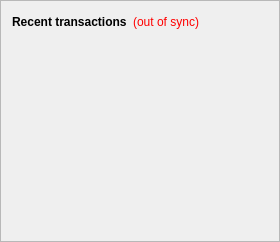
      <widget class="QFrame" name="frame_2">
       <property name="frameShape">
        <enum>QFrame::StyledPanel</enum>
       </property>
       <property name="frameShadow">
        <enum>QFrame::Raised</enum>
       </property>
       <layout class="QVBoxLayout" name="verticalLayout">
        <item>
         <layout class="QHBoxLayout" name="horizontalLayout_2">
          <item>
           <widget class="QLabel" name="label_4">
            <property name="palette">
             <palette>
              <active>
               <colorrole role="WindowText">
                <brush brushstyle="SolidPattern">
                 <color alpha="255">
                  <red>0</red>
                  <green>0</green>
                  <blue>0</blue>
                 </color>
                </brush>
               </colorrole>
               <colorrole role="Button">
                <brush brushstyle="SolidPattern">
                 <color alpha="255">
                  <red>65</red>
                  <green>130</green>
                  <blue>148</blue>
                 </color>
                </brush>
               </colorrole>
               <colorrole role="Light">
                <brush brushstyle="SolidPattern">
                 <color alpha="255">
                  <red>97</red>
                  <green>195</green>
                  <blue>222</blue>
                 </color>
                </brush>
               </colorrole>
               <colorrole role="Midlight">
                <brush brushstyle="SolidPattern">
                 <color alpha="255">
                  <red>81</red>
                  <green>162</green>
                  <blue>185</blue>
                 </color>
                </brush>
               </colorrole>
               <colorrole role="Dark">
                <brush brushstyle="SolidPattern">
                 <color alpha="255">
                  <red>32</red>
                  <green>65</green>
                  <blue>74</blue>
                 </color>
                </brush>
               </colorrole>
               <colorrole role="Mid">
                <brush brushstyle="SolidPattern">
                 <color alpha="255">
                  <red>43</red>
                  <green>87</green>
                  <blue>99</blue>
                 </color>
                </brush>
               </colorrole>
               <colorrole role="Text">
                <brush brushstyle="SolidPattern">
                 <color alpha="255">
                  <red>0</red>
                  <green>0</green>
                  <blue>0</blue>
                 </color>
                </brush>
               </colorrole>
               <colorrole role="BrightText">
                <brush brushstyle="SolidPattern">
                 <color alpha="255">
                  <red>255</red>
                  <green>255</green>
                  <blue>255</blue>
                 </color>
                </brush>
               </colorrole>
               <colorrole role="ButtonText">
                <brush brushstyle="SolidPattern">
                 <color alpha="255">
                  <red>0</red>
                  <green>0</green>
                  <blue>0</blue>
                 </color>
                </brush>
               </colorrole>
               <colorrole role="Base">
                <brush brushstyle="SolidPattern">
                 <color alpha="255">
                  <red>255</red>
                  <green>255</green>
                  <blue>255</blue>
                 </color>
                </brush>
               </colorrole>
               <colorrole role="Window">
                <brush brushstyle="SolidPattern">
                 <color alpha="255">
                  <red>65</red>
                  <green>130</green>
                  <blue>148</blue>
                 </color>
                </brush>
               </colorrole>
               <colorrole role="Shadow">
                <brush brushstyle="SolidPattern">
                 <color alpha="255">
                  <red>0</red>
                  <green>0</green>
                  <blue>0</blue>
                 </color>
                </brush>
               </colorrole>
               <colorrole role="AlternateBase">
                <brush brushstyle="SolidPattern">
                 <color alpha="255">
                  <red>160</red>
                  <green>192</green>
                  <blue>201</blue>
                 </color>
                </brush>
               </colorrole>
               <colorrole role="ToolTipBase">
                <brush brushstyle="SolidPattern">
                 <color alpha="255">
                  <red>255</red>
                  <green>255</green>
                  <blue>220</blue>
                 </color>
                </brush>
               </colorrole>
               <colorrole role="ToolTipText">
                <brush brushstyle="SolidPattern">
                 <color alpha="255">
                  <red>0</red>
                  <green>0</green>
                  <blue>0</blue>
                 </color>
                </brush>
               </colorrole>
               <colorrole role="PlaceholderText">
                <brush brushstyle="NoBrush">
                 <color alpha="128">
                  <red>0</red>
                  <green>0</green>
                  <blue>0</blue>
                 </color>
                </brush>
               </colorrole>
              </active>
              <inactive>
               <colorrole role="WindowText">
                <brush brushstyle="SolidPattern">
                 <color alpha="255">
                  <red>0</red>
                  <green>0</green>
                  <blue>0</blue>
                 </color>
                </brush>
               </colorrole>
               <colorrole role="Button">
                <brush brushstyle="SolidPattern">
                 <color alpha="255">
                  <red>65</red>
                  <green>130</green>
                  <blue>148</blue>
                 </color>
                </brush>
               </colorrole>
               <colorrole role="Light">
                <brush brushstyle="SolidPattern">
                 <color alpha="255">
                  <red>97</red>
                  <green>195</green>
                  <blue>222</blue>
                 </color>
                </brush>
               </colorrole>
               <colorrole role="Midlight">
                <brush brushstyle="SolidPattern">
                 <color alpha="255">
                  <red>81</red>
                  <green>162</green>
                  <blue>185</blue>
                 </color>
                </brush>
               </colorrole>
               <colorrole role="Dark">
                <brush brushstyle="SolidPattern">
                 <color alpha="255">
                  <red>32</red>
                  <green>65</green>
                  <blue>74</blue>
                 </color>
                </brush>
               </colorrole>
               <colorrole role="Mid">
                <brush brushstyle="SolidPattern">
                 <color alpha="255">
                  <red>43</red>
                  <green>87</green>
                  <blue>99</blue>
                 </color>
                </brush>
               </colorrole>
               <colorrole role="Text">
                <brush brushstyle="SolidPattern">
                 <color alpha="255">
                  <red>0</red>
                  <green>0</green>
                  <blue>0</blue>
                 </color>
                </brush>
               </colorrole>
               <colorrole role="BrightText">
                <brush brushstyle="SolidPattern">
                 <color alpha="255">
                  <red>255</red>
                  <green>255</green>
                  <blue>255</blue>
                 </color>
                </brush>
               </colorrole>
               <colorrole role="ButtonText">
                <brush brushstyle="SolidPattern">
                 <color alpha="255">
                  <red>0</red>
                  <green>0</green>
                  <blue>0</blue>
                 </color>
                </brush>
               </colorrole>
               <colorrole role="Base">
                <brush brushstyle="SolidPattern">
                 <color alpha="255">
                  <red>255</red>
                  <green>255</green>
                  <blue>255</blue>
                 </color>
                </brush>
               </colorrole>
               <colorrole role="Window">
                <brush brushstyle="SolidPattern">
                 <color alpha="255">
                  <red>65</red>
                  <green>130</green>
                  <blue>148</blue>
                 </color>
                </brush>
               </colorrole>
               <colorrole role="Shadow">
                <brush brushstyle="SolidPattern">
                 <color alpha="255">
                  <red>0</red>
                  <green>0</green>
                  <blue>0</blue>
                 </color>
                </brush>
               </colorrole>
               <colorrole role="AlternateBase">
                <brush brushstyle="SolidPattern">
                 <color alpha="255">
                  <red>160</red>
                  <green>192</green>
                  <blue>201</blue>
                 </color>
                </brush>
               </colorrole>
               <colorrole role="ToolTipBase">
                <brush brushstyle="SolidPattern">
                 <color alpha="255">
                  <red>255</red>
                  <green>255</green>
                  <blue>220</blue>
                 </color>
                </brush>
               </colorrole>
               <colorrole role="ToolTipText">
                <brush brushstyle="SolidPattern">
                 <color alpha="255">
                  <red>0</red>
                  <green>0</green>
                  <blue>0</blue>
                 </color>
                </brush>
               </colorrole>
               <colorrole role="PlaceholderText">
                <brush brushstyle="NoBrush">
                 <color alpha="128">
                  <red>0</red>
                  <green>0</green>
                  <blue>0</blue>
                 </color>
                </brush>
               </colorrole>
              </inactive>
              <disabled>
               <colorrole role="WindowText">
                <brush brushstyle="SolidPattern">
                 <color alpha="255">
                  <red>0</red>
                  <green>0</green>
                  <blue>0</blue>
                 </color>
                </brush>
               </colorrole>
               <colorrole role="Button">
                <brush brushstyle="SolidPattern">
                 <color alpha="255">
                  <red>65</red>
                  <green>130</green>
                  <blue>148</blue>
                 </color>
                </brush>
               </colorrole>
               <colorrole role="Light">
                <brush brushstyle="SolidPattern">
                 <color alpha="255">
                  <red>97</red>
                  <green>195</green>
                  <blue>222</blue>
                 </color>
                </brush>
               </colorrole>
               <colorrole role="Midlight">
                <brush brushstyle="SolidPattern">
                 <color alpha="255">
                  <red>81</red>
                  <green>162</green>
                  <blue>185</blue>
                 </color>
                </brush>
               </colorrole>
               <colorrole role="Dark">
                <brush brushstyle="SolidPattern">
                 <color alpha="255">
                  <red>32</red>
                  <green>65</green>
                  <blue>74</blue>
                 </color>
                </brush>
               </colorrole>
               <colorrole role="Mid">
                <brush brushstyle="SolidPattern">
                 <color alpha="255">
                  <red>43</red>
                  <green>87</green>
                  <blue>99</blue>
                 </color>
                </brush>
               </colorrole>
               <colorrole role="Text">
                <brush brushstyle="SolidPattern">
                 <color alpha="255">
                  <red>0</red>
                  <green>0</green>
                  <blue>0</blue>
                 </color>
                </brush>
               </colorrole>
               <colorrole role="BrightText">
                <brush brushstyle="SolidPattern">
                 <color alpha="255">
                  <red>255</red>
                  <green>255</green>
                  <blue>255</blue>
                 </color>
                </brush>
               </colorrole>
               <colorrole role="ButtonText">
                <brush brushstyle="SolidPattern">
                 <color alpha="255">
                  <red>0</red>
                  <green>0</green>
                  <blue>0</blue>
                 </color>
                </brush>
               </colorrole>
               <colorrole role="Base">
                <brush brushstyle="SolidPattern">
                 <color alpha="255">
                  <red>65</red>
                  <green>130</green>
                  <blue>148</blue>
                 </color>
                </brush>
               </colorrole>
               <colorrole role="Window">
                <brush brushstyle="SolidPattern">
                 <color alpha="255">
                  <red>65</red>
                  <green>130</green>
                  <blue>148</blue>
                 </color>
                </brush>
               </colorrole>
               <colorrole role="Shadow">
                <brush brushstyle="SolidPattern">
                 <color alpha="255">
                  <red>0</red>
                  <green>0</green>
                  <blue>0</blue>
                 </color>
                </brush>
               </colorrole>
               <colorrole role="AlternateBase">
                <brush brushstyle="SolidPattern">
                 <color alpha="255">
                  <red>65</red>
                  <green>130</green>
                  <blue>148</blue>
                 </color>
                </brush>
               </colorrole>
               <colorrole role="ToolTipBase">
                <brush brushstyle="SolidPattern">
                 <color alpha="255">
                  <red>255</red>
                  <green>255</green>
                  <blue>220</blue>
                 </color>
                </brush>
               </colorrole>
               <colorrole role="ToolTipText">
                <brush brushstyle="SolidPattern">
                 <color alpha="255">
                  <red>0</red>
                  <green>0</green>
                  <blue>0</blue>
                 </color>
                </brush>
               </colorrole>
               <colorrole role="PlaceholderText">
                <brush brushstyle="NoBrush">
                 <color alpha="128">
                  <red>0</red>
                  <green>0</green>
                  <blue>0</blue>
                 </color>
                </brush>
               </colorrole>
              </disabled>
             </palette>
            </property>
            <property name="styleSheet">
             <string notr="true">color: rgb(0, 0, 0);</string>
            </property>
            <property name="text">
             <string>&lt;b&gt;Recent transactions&lt;/b&gt;</string>
            </property>
           </widget>
          </item>
          <item>
           <widget class="QLabel" name="labelTransactionsStatus">
            <property name="toolTip">
             <string>&lt;html&gt;&lt;head/&gt;&lt;body&gt;&lt;p&gt;The displayed information may be out of date. Your wallet automatically synchronizes with the DSP network after a connection is established, but this process has not completed yet.&lt;/p&gt;&lt;/body&gt;&lt;/html&gt;</string>
            </property>
            <property name="styleSheet">
             <string notr="true">QLabel { color: red; }</string>
            </property>
            <property name="text">
             <string notr="true">(out of sync)</string>
            </property>
            <property name="alignment">
             <set>Qt::AlignRight|Qt::AlignTrailing|Qt::AlignVCenter</set>
            </property>
           </widget>
          </item>
          <item>
           <spacer name="horizontalSpacer">
            <property name="orientation">
             <enum>Qt::Horizontal</enum>
            </property>
            <property name="sizeHint" stdset="0">
             <size>
              <width>40</width>
              <height>20</height>
             </size>
            </property>
           </spacer>
          </item>
         </layout>
        </item>
        <item>
         <widget class="QListView" name="listTransactions">
          <property name="palette">
           <palette>
            <active>
             <colorrole role="WindowText">
              <brush brushstyle="SolidPattern">
               <color alpha="255">
                <red>0</red>
                <green>0</green>
                <blue>0</blue>
               </color>
              </brush>
             </colorrole>
             <colorrole role="Button">
              <brush brushstyle="SolidPattern">
               <color alpha="0">
                <red>0</red>
                <green>0</green>
                <blue>0</blue>
               </color>
              </brush>
             </colorrole>
             <colorrole role="Light">
              <brush brushstyle="SolidPattern">
               <color alpha="0">
                <red>0</red>
                <green>0</green>
                <blue>0</blue>
               </color>
              </brush>
             </colorrole>
             <colorrole role="Midlight">
              <brush brushstyle="SolidPattern">
               <color alpha="0">
                <red>0</red>
                <green>0</green>
                <blue>0</blue>
               </color>
              </brush>
             </colorrole>
             <colorrole role="Dark">
              <brush brushstyle="SolidPattern">
               <color alpha="0">
                <red>0</red>
                <green>0</green>
                <blue>0</blue>
               </color>
              </brush>
             </colorrole>
             <colorrole role="Mid">
              <brush brushstyle="SolidPattern">
               <color alpha="0">
                <red>0</red>
                <green>0</green>
                <blue>0</blue>
               </color>
              </brush>
             </colorrole>
             <colorrole role="Text">
              <brush brushstyle="SolidPattern">
               <color alpha="255">
                <red>0</red>
                <green>0</green>
                <blue>0</blue>
               </color>
              </brush>
             </colorrole>
             <colorrole role="BrightText">
              <brush brushstyle="SolidPattern">
               <color alpha="255">
                <red>255</red>
                <green>255</green>
                <blue>255</blue>
               </color>
              </brush>
             </colorrole>
             <colorrole role="ButtonText">
              <brush brushstyle="SolidPattern">
               <color alpha="255">
                <red>255</red>
                <green>255</green>
                <blue>255</blue>
               </color>
              </brush>
             </colorrole>
             <colorrole role="Base">
              <brush brushstyle="NoBrush">
               <color alpha="255">
                <red>0</red>
                <green>0</green>
                <blue>0</blue>
               </color>
              </brush>
             </colorrole>
             <colorrole role="Window">
              <brush brushstyle="SolidPattern">
               <color alpha="0">
                <red>0</red>
                <green>0</green>
                <blue>0</blue>
               </color>
              </brush>
             </colorrole>
             <colorrole role="Shadow">
              <brush brushstyle="SolidPattern">
               <color alpha="255">
                <red>27</red>
                <green>146</green>
                <blue>179</blue>
               </color>
              </brush>
             </colorrole>
             <colorrole role="Highlight">
              <brush brushstyle="SolidPattern">
               <color alpha="255">
                <red>27</red>
                <green>146</green>
                <blue>179</blue>
               </color>
              </brush>
             </colorrole>
             <colorrole role="AlternateBase">
              <brush brushstyle="SolidPattern">
               <color alpha="127">
                <red>255</red>
                <green>255</green>
                <blue>255</blue>
               </color>
              </brush>
             </colorrole>
             <colorrole role="ToolTipBase">
              <brush brushstyle="SolidPattern">
               <color alpha="255">
                <red>255</red>
                <green>255</green>
                <blue>255</blue>
               </color>
              </brush>
             </colorrole>
             <colorrole role="ToolTipText">
              <brush brushstyle="SolidPattern">
               <color alpha="255">
                <red>255</red>
                <green>255</green>
                <blue>255</blue>
               </color>
              </brush>
             </colorrole>
             <colorrole role="PlaceholderText">
              <brush brushstyle="SolidPattern">
               <color alpha="128">
                <red>0</red>
                <green>0</green>
                <blue>0</blue>
               </color>
              </brush>
             </colorrole>
            </active>
            <inactive>
             <colorrole role="WindowText">
              <brush brushstyle="SolidPattern">
               <color alpha="255">
                <red>0</red>
                <green>0</green>
                <blue>0</blue>
               </color>
              </brush>
             </colorrole>
             <colorrole role="Button">
              <brush brushstyle="SolidPattern">
               <color alpha="0">
                <red>0</red>
                <green>0</green>
                <blue>0</blue>
               </color>
              </brush>
             </colorrole>
             <colorrole role="Light">
              <brush brushstyle="SolidPattern">
               <color alpha="0">
                <red>0</red>
                <green>0</green>
                <blue>0</blue>
               </color>
              </brush>
             </colorrole>
             <colorrole role="Midlight">
              <brush brushstyle="SolidPattern">
               <color alpha="0">
                <red>0</red>
                <green>0</green>
                <blue>0</blue>
               </color>
              </brush>
             </colorrole>
             <colorrole role="Dark">
              <brush brushstyle="SolidPattern">
               <color alpha="0">
                <red>0</red>
                <green>0</green>
                <blue>0</blue>
               </color>
              </brush>
             </colorrole>
             <colorrole role="Mid">
              <brush brushstyle="SolidPattern">
               <color alpha="0">
                <red>0</red>
                <green>0</green>
                <blue>0</blue>
               </color>
              </brush>
             </colorrole>
             <colorrole role="Text">
              <brush brushstyle="SolidPattern">
               <color alpha="255">
                <red>255</red>
                <green>255</green>
                <blue>255</blue>
               </color>
              </brush>
             </colorrole>
             <colorrole role="BrightText">
              <brush brushstyle="SolidPattern">
               <color alpha="255">
                <red>255</red>
                <green>255</green>
                <blue>255</blue>
               </color>
              </brush>
             </colorrole>
             <colorrole role="ButtonText">
              <brush brushstyle="SolidPattern">
               <color alpha="255">
                <red>255</red>
                <green>255</green>
                <blue>255</blue>
               </color>
              </brush>
             </colorrole>
             <colorrole role="Base">
              <brush brushstyle="NoBrush">
               <color alpha="255">
                <red>0</red>
                <green>0</green>
                <blue>0</blue>
               </color>
              </brush>
             </colorrole>
             <colorrole role="Window">
              <brush brushstyle="SolidPattern">
               <color alpha="0">
                <red>0</red>
                <green>0</green>
                <blue>0</blue>
               </color>
              </brush>
             </colorrole>
             <colorrole role="Shadow">
              <brush brushstyle="SolidPattern">
               <color alpha="255">
                <red>27</red>
                <green>146</green>
                <blue>179</blue>
               </color>
              </brush>
             </colorrole>
             <colorrole role="Highlight">
              <brush brushstyle="SolidPattern">
               <color alpha="255">
                <red>27</red>
                <green>146</green>
                <blue>179</blue>
               </color>
              </brush>
             </colorrole>
             <colorrole role="AlternateBase">
              <brush brushstyle="SolidPattern">
               <color alpha="127">
                <red>255</red>
                <green>255</green>
                <blue>255</blue>
               </color>
              </brush>
             </colorrole>
             <colorrole role="ToolTipBase">
              <brush brushstyle="SolidPattern">
               <color alpha="255">
                <red>255</red>
                <green>255</green>
                <blue>255</blue>
               </color>
              </brush>
             </colorrole>
             <colorrole role="ToolTipText">
              <brush brushstyle="SolidPattern">
               <color alpha="255">
                <red>255</red>
                <green>255</green>
                <blue>255</blue>
               </color>
              </brush>
             </colorrole>
             <colorrole role="PlaceholderText">
              <brush brushstyle="SolidPattern">
               <color alpha="128">
                <red>255</red>
                <green>255</green>
                <blue>255</blue>
               </color>
              </brush>
             </colorrole>
            </inactive>
            <disabled>
             <colorrole role="WindowText">
              <brush brushstyle="SolidPattern">
               <color alpha="0">
                <red>0</red>
                <green>0</green>
                <blue>0</blue>
               </color>
              </brush>
             </colorrole>
             <colorrole role="Button">
              <brush brushstyle="SolidPattern">
               <color alpha="0">
                <red>0</red>
                <green>0</green>
                <blue>0</blue>
               </color>
              </brush>
             </colorrole>
             <colorrole role="Light">
              <brush brushstyle="SolidPattern">
               <color alpha="0">
                <red>0</red>
                <green>0</green>
                <blue>0</blue>
               </color>
              </brush>
             </colorrole>
             <colorrole role="Midlight">
              <brush brushstyle="SolidPattern">
               <color alpha="0">
                <red>0</red>
                <green>0</green>
                <blue>0</blue>
               </color>
              </brush>
             </colorrole>
             <colorrole role="Dark">
              <brush brushstyle="SolidPattern">
               <color alpha="0">
                <red>0</red>
                <green>0</green>
                <blue>0</blue>
               </color>
              </brush>
             </colorrole>
             <colorrole role="Mid">
              <brush brushstyle="SolidPattern">
               <color alpha="0">
                <red>0</red>
                <green>0</green>
                <blue>0</blue>
               </color>
              </brush>
             </colorrole>
             <colorrole role="Text">
              <brush brushstyle="SolidPattern">
               <color alpha="0">
                <red>0</red>
                <green>0</green>
                <blue>0</blue>
               </color>
              </brush>
             </colorrole>
             <colorrole role="BrightText">
              <brush brushstyle="SolidPattern">
               <color alpha="255">
                <red>255</red>
                <green>255</green>
                <blue>255</blue>
               </color>
              </brush>
             </colorrole>
             <colorrole role="ButtonText">
              <brush brushstyle="SolidPattern">
               <color alpha="0">
                <red>0</red>
                <green>0</green>
                <blue>0</blue>
               </color>
              </brush>
             </colorrole>
             <colorrole role="Base">
              <brush brushstyle="NoBrush">
               <color alpha="255">
                <red>0</red>
                <green>0</green>
                <blue>0</blue>
               </color>
              </brush>
             </colorrole>
             <colorrole role="Window">
              <brush brushstyle="SolidPattern">
               <color alpha="0">
                <red>0</red>
                <green>0</green>
                <blue>0</blue>
               </color>
              </brush>
             </colorrole>
             <colorrole role="Shadow">
              <brush brushstyle="SolidPattern">
               <color alpha="255">
                <red>27</red>
                <green>146</green>
                <blue>179</blue>
               </color>
              </brush>
             </colorrole>
             <colorrole role="Highlight">
              <brush brushstyle="SolidPattern">
               <color alpha="255">
                <red>51</red>
                <green>153</green>
                <blue>255</blue>
               </color>
              </brush>
             </colorrole>
             <colorrole role="AlternateBase">
              <brush brushstyle="SolidPattern">
               <color alpha="127">
                <red>255</red>
                <green>255</green>
                <blue>255</blue>
               </color>
              </brush>
             </colorrole>
             <colorrole role="ToolTipBase">
              <brush brushstyle="SolidPattern">
               <color alpha="255">
                <red>255</red>
                <green>255</green>
                <blue>255</blue>
               </color>
              </brush>
             </colorrole>
             <colorrole role="ToolTipText">
              <brush brushstyle="SolidPattern">
               <color alpha="255">
                <red>255</red>
                <green>255</green>
                <blue>255</blue>
               </color>
              </brush>
             </colorrole>
             <colorrole role="PlaceholderText">
              <brush brushstyle="SolidPattern">
               <color alpha="128">
                <red>255</red>
                <green>255</green>
                <blue>255</blue>
               </color>
              </brush>
             </colorrole>
            </disabled>
           </palette>
          </property>
          <property name="styleSheet">
           <string notr="true">QListView { background: transparent; rgb(0, 0, 0) }</string>
          </property>
          <property name="frameShape">
           <enum>QFrame::NoFrame</enum>
          </property>
          <property name="verticalScrollBarPolicy">
           <enum>Qt::ScrollBarAlwaysOff</enum>
          </property>
          <property name="horizontalScrollBarPolicy">
           <enum>Qt::ScrollBarAlwaysOff</enum>
          </property>
          <property name="selectionMode">
           <enum>QAbstractItemView::NoSelection</enum>
          </property>
         </widget>
        </item>
       </layout>
      </widget>
